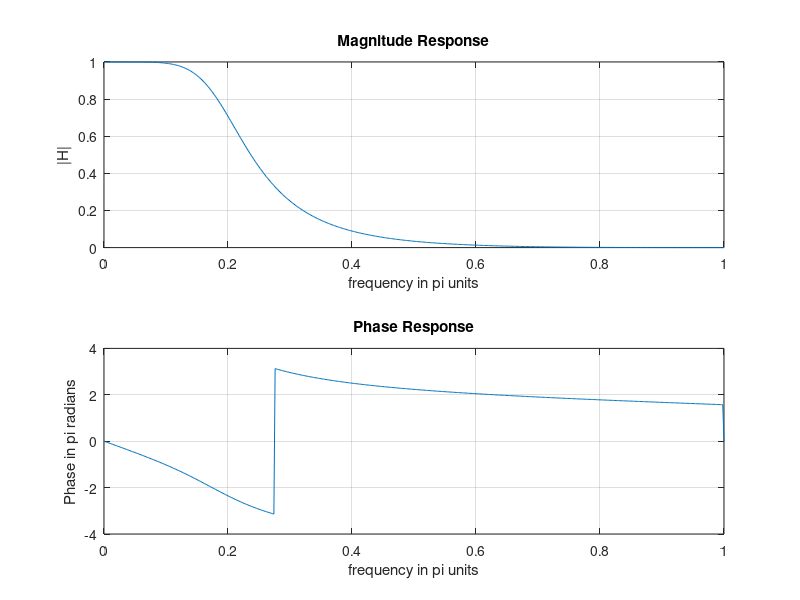

MATLAB code to generate this figure:
%% Frequency Response
w = (0:500)*pi/500;
H = exp(1j*w) ./ (exp(1j*w) - 0.9*ones(1,501));
magH = abs(H); angH = angle(H);
subplot(2,1,1); plot(w/pi, magH); grid;
xlabel('frequency in pi units'); ylabel('|H|');
title('Magnitude Response');
subplot(2,1,2); plot(w/pi, angH/pi); grid;
xlabel('frequency in pi units'); ylabel('Phase in pi radians');
title('Phase Response');

%% Verify
b = 1; a = [1, -0.8];
n = 0:100; x = cos(0.05*pi*n);
y = filter(b,a,x);
subplot(2,1,1); stem(n,x);
xlabel('n'); ylabel('x(n)'); title('Input sequence');
subplot(2,1,2); stem(n,y);
xlabel('n'); ylabel('y(n)'); title('Output sequence');

%% Low pass filter using difference equation
b = [0.0181 0.0543 0.0543 0.0181];
a = [1.0000 -1.7600 1.1829 -0.2781];
m = 0:length(b)-1; n = 0:length(a)-1;
K = 500; k = 0:K;
w = pi*k/K;
num = b*exp(-1j*m'*w);
den = a*exp(-1j*n'*w);
H = num./den;
magH = abs(H); angH = angle(H);
subplot(2,1,1); plot(w/pi, magH); grid; axis([0 1 0 1]);
xlabel('frequency in pi units'); ylabel('|H|');
title('Magnitude Response');
subplot(2,1,2); plot(w/pi, angH); grid;
xlabel('frequency in pi units'); ylabel('Phase in pi radians');
title('Phase Response');
